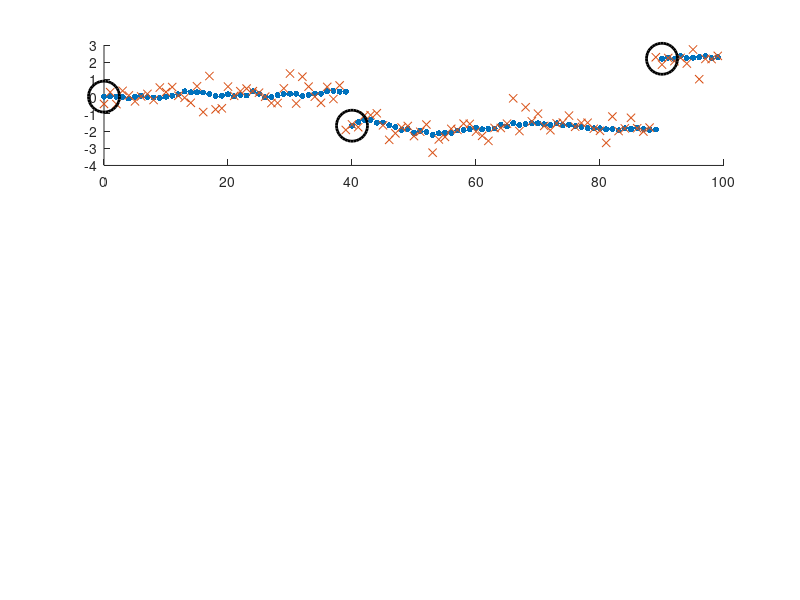

MATLAB code to generate this figure: (Note: this script raises an error after producing the figure.)
clear all; close all; clc;

nTrials = 100;
s = rng;
v = normrnd(0,0.1,1,nTrials);
vr = normrnd(0,0.5,1,nTrials);
phi = normrnd(0,2,1,nTrials);

c = zeros(1,nTrials);
c(40) = 1;
c(90) = 1;
phi(40) = -2;
phi(90) = 4;
ind = find(c==1);
w = zeros(1,nTrials);
r = w;
w(1) = 0;
r(1) = w(1) + vr(1) + c(1)*phi(1);
for i = 2:nTrials
    w(i) = w(i-1) + v(i-1) + c(i-1) * phi(i-1);
    r(i) = w(i) + vr(i) + c(i)*phi(i);
end
figure;
subplot(3,1,1)
scatter(0:nTrials-1,w,20,'filled','k')
hold on
scatter(0:nTrials-1,r,'xk')
hold on
scatter([0,ind],[w(1),w(ind+1)],500,'k','LineWidth',2)
hold on
for i = 1:length(ind)
    xline(ind(i),':k');
end
xlim([0 nTrials])
ylim([-4 4])
title("Slow Draft and Dramatic Changes")
xlabel("t")
ylabel("w")
legend("w(t)","r(t)",'location','northwest')

% Learning Weights
gamma = 3.3;
W_noise = 0.01;
w0 = 0;
tau = 0.7;
sigma0 = 0.6;
u = ones(1,nTrials);
    w = zeros(1,nTrials);
    sigma = zeros(1,nTrials);
    betaVec = zeros(1,nTrials);
    w(1) = w0;
    sigma(1) = sigma0;
    for i = 2:nTrials
        % prediction
        sigmap = sigma(i-1) + W_noise;
        
        % update
        G = sigmap * u(i) * (u(i)*sigmap + tau^2)^-1;
        sigma(i) = sigmap - G*u(i)*sigmap;
        w(i) = w(i-1) + G*(r(i) - u(i)*w(i-1));
        
        % NE
        beta = (r(i) - u(i)*w(i))^2 / (u(i)*sigma(i) + tau^2);
        betaVec(i) = beta; 
        if beta > gamma
            sigma(i) = 100;
        end
    end
subplot(3,1,2)
scatter(0:nTrials-1,w,20,'filled','k')
hold on
scatter(0:nTrials-1,r,'xk')
hold on
scatter(0:nTrials-1,w,'k');
xlim([0 nTrials])
ylim([-4 4])
legend("theoretical w(t)","r(t)","estimated w(t)",'location','northwest')
title(sprintf("Learned w alongside r and theoretical w, gamma = %.2f",gamma))
xlabel("t")

subplot(3,1,3)
plot(sigma,'--k','LineWidth',1.5)
hold on
plot(betaVec,'k','LineWidth',1.5)
hold on
yline(gamma,'-.k','LineWidth',1.5);
ylim([0 10])
legend("ACh","NE","$gamma$",'Interpreter','LaTex','location','northwest')
xlabel("t")

n = 100;
gammaVec = linspace(0,30,n);
mse = zeros(1,n);
for j = 1:1000
    nTrials = 100;
    s = rng;
    v = normrnd(0,0.1,1,nTrials);
    vr = normrnd(0,0.5,1,nTrials);
    phi = normrnd(0,2,1,nTrials);
    
    c = zeros(1,nTrials);
    c(40) = 1;
    c(90) = 1;
    phi(40) = -2;
    phi(90) = 4;
    ind = find(c==1);
    w = zeros(1,nTrials);
    r = w;
    w(1) = 0;
    r(1) = w(1) + vr(1) + c(1)*phi(1);
    for i = 2:nTrials
        w(i)=w(i-1)+v(i-1)+c(i-1)*phi(i-1);
        r(i)=w(i)+vr(i)+c(i)*phi(i);
    end
    mseTmp = [];
    for i1 = 1:n
        gamma = gammaVec(i1);
           w1 = zeros(1,nTrials);
    sigma = zeros(1,nTrials);
    betaVec = zeros(1,nTrials);
    w1(1) = w0;
    sigma(1) = sigma0;
    for i = 2:nTrials
        % prediction
        sigmap = sigma(i-1) + W_noise;
        
        % update
        G = sigmap * u(i) * (u(i)*sigmap + tau^2)^-1;
        sigma(i) = sigmap - G*u(i)*sigmap;
        w1(i) = w1(i-1) + G*(r(i) - u(i)*w1(i-1));
        
        % NE
        beta = (r(i) - u(i)*w1(i))^2 / (u(i)*sigma(i) + tau^2);
        betaVec(i) = beta; 
        if beta > gamma
            sigma(i) = 100;
        end
    end
        tmp = sum((w1-w).^2);
        mseTmp = [mseTmp,tmp];
    end
    mse = mse + mseTmp;
end
mse = mse/1000;
figure
plot(gammaVec,mse,'k','LineWidth',1.5)
title("MSE for different gamma")
xlabel("$\gamma$",'interpreter','LaTex')
ylabel("MSE")

